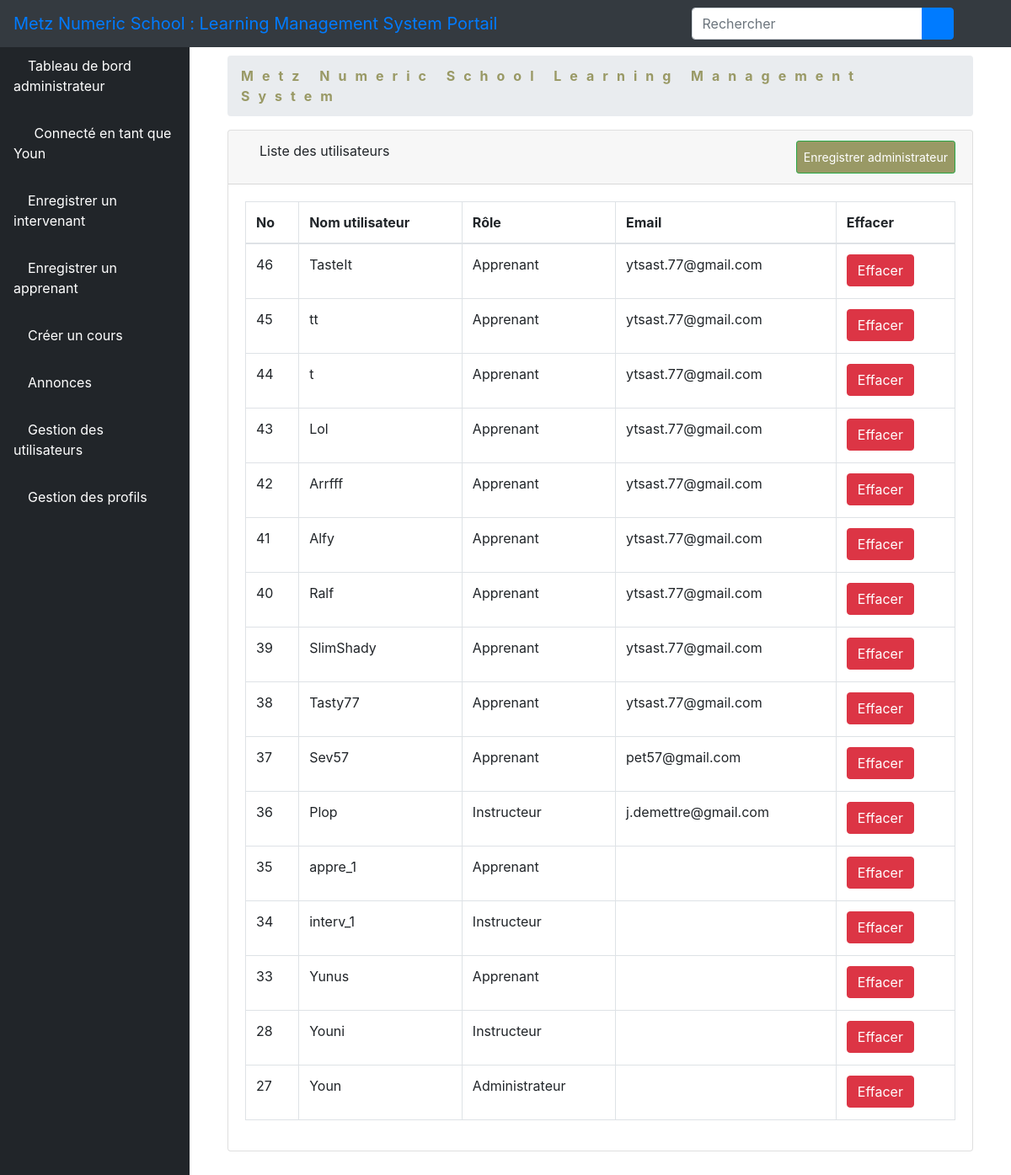
Screenshot of /aluser/ (signed in) with the database file from the repository.
### elearn/models.py (models this page shows)
class User(AbstractUser):
    is_learner = models.BooleanField(default=False)
    is_instructor = models.BooleanField(default=False)
    is_admin = models.BooleanField(default=False)

### elearn/views.py (the view)
# urls.py: path('aluser/', views.ListUserView.as_view(), name='aluser'),
class ListUserView(LoginRequiredMixin, ListView):
    model = User
    template_name = 'dashboard/admin/list_users.html'
    context_object_name = 'users'
    paginated_by = 10
    def get_queryset(self):
        return User.objects.order_by('-id')

### elearn/templates/dashboard/admin/list_users.html (shortened to what this page needs)
{% extends 'dashboard/admin/base.html' %}
{% block body %}
    <div class="container-fluid">
        <div class="row">
            <div class="col-12 mb-3">
                <div class="col-12 mb-3">
                    <div id="content-wrapper">
                        <div class="container-fluid">
                            <ol class="breadcrumb">
                                <li class="breadcrumb-item">
                                    <a href="#" style="color: #999965; font-weight: bold; letter-spacing: 10px">Metz
                                        Numeric School Learning Management System</a>
                                </li>
                            </ol>
                            <div class="card mb-3">
                                <div class="card-header">
                                    <i class="fas fa-table"></i>
                                    Liste des utilisateurs
                                    <a class="btn btn-sm btn-success" href="{% url 'create_user_form' %}"
                                       style="padding: 8px; float: right; background-color: #999965; color: white;">Enregistrer
                                        administrateur</a>
                                </div>
                                <div class="card-body">
                                    <div class="table-responsive">
                                        <table class="table table-bordered" id="dataTable" width="100%" cellspacing="0">
                                            <thead>
                                            <tr>
                                                <th>No</th>
                                                <th>Nom utilisateur</th>
                                                <th>Rôle</th>
                                                <th>Email</th>
                                                <th>Effacer</th>
                                            </tr>
                                            </thead>
                                            <tbody>
                                            {% if users %}
                                                {% for user in users %}
                                                    <tr>
                                                        <td>{{ user.id }}</td>
                                                        <td>{{ user.username }}</td>
                                                        <td>{% if user.is_learner == True %}
                                                            <p>Apprenant</p>
                                                        {% elif user.is_admin == True %}
                                                            <p>Administrateur</p>
                                                        {% else %}
                                                            <p>Instructeur</p>
                                                        {% endif %}
                                                        </td>
                                                        <td>{{ user.email }}</td>
                                                        <td>
                                                            <a href="{% url 'aduser' user.pk %}">
                                                                <button type="button" class="btn btn-danger"> Effacer
                                                                </button>
                                                            </a></td>
                                                    </tr>
                                                {% endfor %}
                                            {% endif %}
                                            </tbody>
                                        </table>
                                    </div>
                                </div>
                            </div>
                        </div>
                    </div>
                </div>
            </div>
        </div>
    </div>
{% endblock %}

### elearn/templates/dashboard/admin/base.html (shortened to what this page needs)
<!DOCTYPE html>
<html lang="fr">
<head>
    {% load static %}
    <link href="{% static 'vendor/fontawesome-free/css/all.min.css' %}" rel="stylesheet" type="text/css">
    <link href="{% static 'vendor/datatables/dataTables.bootstrap4.css' %}" rel="stylesheet">
    <link href="{% static 'css/sb-admin.css' %}" rel="stylesheet">
</head>
<body id="page-top">
<nav class="navbar navbar-expand navbar-dark bg-dark fixed-top">
    <a class="navbar-brand mr-1 text-primary" href="">Metz Numeric School : Learning Management System Portail</a>
    <button class="btn btn-link btn-sm text-white order-1 order-sm-0" id="sidebarToggle" href="#">
        <i class="fas fa-bars"></i>
    </button>
    <form class="d-none d-md-inline-block form-inline ml-auto mr-0 mr-md-3 my-2 my-md-0">
        <div class="input-group">
            <input type="text" class="form-control" placeholder="Rechercher" aria-label="Search"
                   aria-describedby="basic-addon2">
            <div class="input-group-append">
                <button class="btn btn-primary" type="button">
                    <i class="fas fa-search"></i>
                </button>
            </div>
        </div>
    </form>
    <ul class="navbar-nav ml-auto ml-md-0">
        <li class="nav-item dropdown no-arrow">
            <a class="nav-link dropdown-toggle" href="#" id="userDropdown" role="button" data-toggle="dropdown"
               aria-haspopup="true" aria-expanded="false">
                <i class="fas fa-user-circle fa-fw text-primary"></i>
            </a>
        </li>
    </ul>
</nav>
<div id="wrapper" style="padding-top: 50px;">
    <ul class="sidebar navbar-nav">
        <li class="nav-item active">
            <a class="nav-link" href="{% url 'dashboard' %}">
                <i class="fa fa-home" aria-hidden="true"></i>
                <span>Tableau de bord administrateur</span>
            </a>
        </li>
        <li class="nav-item active">
            <a class="nav-link" href="">
                <i class="fas fa-user-circle fa-fw text-primary"></i>
                <span>Connecté en tant que {{ user.username }}</span>
            </a>
        </li>
        <li class="nav-item">
            <a class="nav-link" href="{% url 'isign' %}">
                <i class="fas fa-chalkboard-teacher"></i>
                <span style="color: white">Enregistrer un intervenant</span>
            </a>
        </li>
        <li class="nav-item">
            <a class="nav-link" href="{% url 'addlearner' %}">
                <i class="fas fa-user-graduate"></i>
                <span style="color: white">Enregistrer un apprenant</span>
            </a>
        </li>
        <li class="nav-item">
            <a class="nav-link" href="{% url 'course' %}">
                <i class="fas fa-book-reader"></i>
                <span style="color: white">Créer un cours</span>
            </a>
        </li>
        <li class="nav-item dropdown no-arrow">
            <a class="nav-link dropdown-toggle" data-toggle="dropdown" aria-haspopup="true" aria-expanded="false"
               href="">
                <i class="fas fa-bell"></i>
                <span style="color: white">Annonces</span>
            </a>
        </li>
        <li class="nav-item">
            <a class="nav-link" href="{% url 'aluser' %}">
                <i class="fas fa-users"></i>
                <span style="color: white">Gestion des utilisateurs</span>
            </a>
        </li>
        <li class="nav-item dropdown no-arrow">
            <a class="nav-link dropdown-toggle" data-toggle="dropdown" aria-haspopup="true" aria-expanded="false"
               href="">
                <i class="fas fa-user"></i>
                <span style="color: white">Gestion des profils</span>
            </a>
        </li>
    </ul>
    {% block body %}{% endblock %}
</div>

### rows the page displays
User: username "Youn", id "27", is_learner "Administrateur"
User: id "46", username "TasteIt", is_learner "Apprenant", email "ytsast.77@gmail.com"
User: id "45", username "tt", is_learner "Apprenant", email "ytsast.77@gmail.com"
User: id "44", username "t", is_learner "Apprenant", email "ytsast.77@gmail.com"
User: id "43", username "Lol", is_learner "Apprenant", email "ytsast.77@gmail.com"
User: id "42", username "Arrfff", is_learner "Apprenant", email "ytsast.77@gmail.com"
User: id "41", username "Alfy", is_learner "Apprenant", email "ytsast.77@gmail.com"
User: id "40", username "Ralf", is_learner "Apprenant", email "ytsast.77@gmail.com"
User: id "39", username "SlimShady", is_learner "Apprenant", email "ytsast.77@gmail.com"
User: id "38", username "Tasty77", is_learner "Apprenant", email "ytsast.77@gmail.com"
User: id "37", username "Sev57", is_learner "Apprenant", email "pet57@gmail.com"
User: id "36", username "Plop", is_learner "Instructeur", email "j.demettre@gmail.com"
User: id "35", username "appre_1", is_learner "Apprenant"
User: id "34", username "interv_1", is_learner "Instructeur"
User: id "33", username "Yunus", is_learner "Apprenant"
User: id "28", username "Youni", is_learner "Instructeur"
